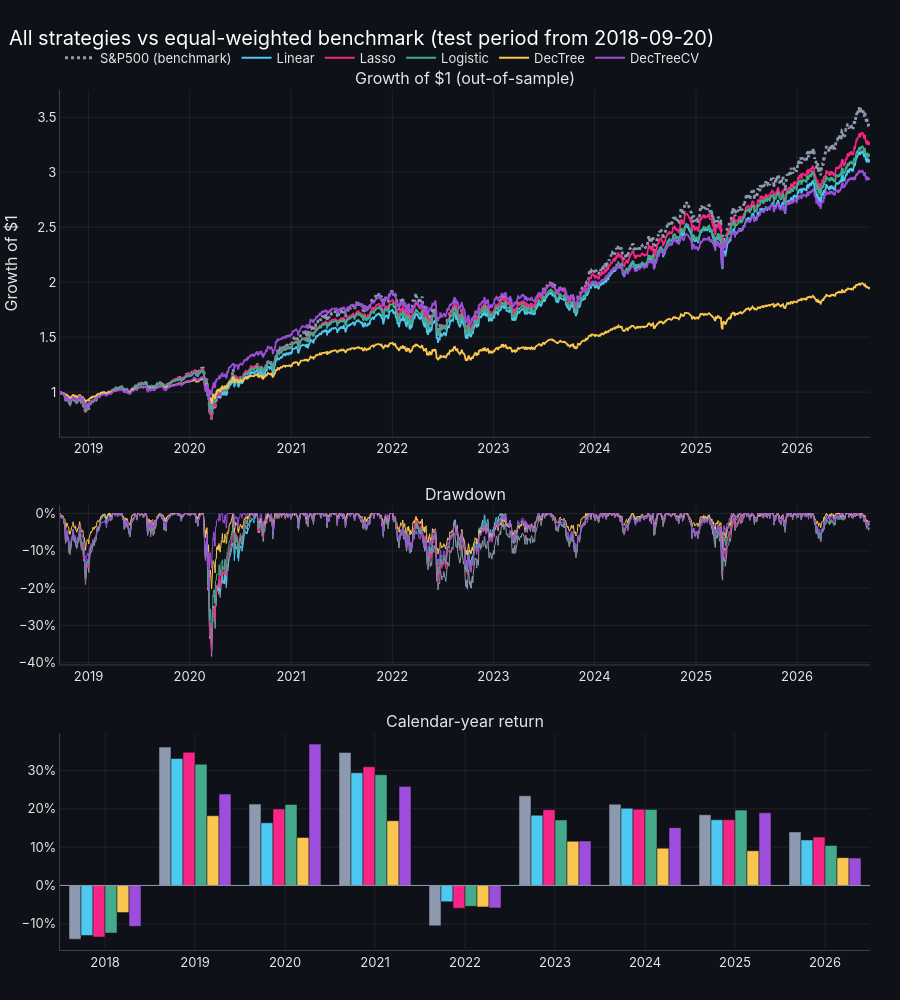

The code cell stored with this chart in its notebook:
### Code cell
# Every strategy against the benchmark: growth of $1, drawdowns and calendar-year returns
func_lib.strategy_comparison_figure(
    cum_returns, calendar_returns,
    f"All strategies vs equal-weighted benchmark (test period from {split['split_date']:%Y-%m-%d})",
).show()

### Figure 1 — Plotly figure (JSON) as saved in the notebook; plotly's stock layout.template omitted (floating-point values rounded to 4 significant figures; data arrays with more than 128 entries replaced by an {"elided": "..."} marker saying what was removed)
{"data": [{"hovertemplate": "%{y:.3f}", "legendgroup": "S&P500", "line": {"color": "#8d99ae", "dash": "dot", "width": 2.8}, "name": "S&P500 (benchmark)", "type": "scatter", "x": {"elided": "2010 str values"}, "xaxis": "x", "y": {"elided": "2010 float values"}, "yaxis": "y"}, {"hovertemplate": "%{y:.1%}", "legendgroup": "S&P500", "line": {"color": "#8d99ae", "width": 1}, "name": "S&P500 (benchmark)", "showlegend": false, "type": "scatter", "x": {"elided": "2010 str values"}, "xaxis": "x2", "y": {"elided": "2010 float values"}, "yaxis": "y2"}, {"hovertemplate": "%{y:.1f}%", "legendgroup": "S&P500", "marker": {"color": "#8d99ae"}, "name": "S&P500 (benchmark)", "showlegend": false, "type": "bar", "x": ["2018", "2019", "2020", "2021", "2022", "2023", "2024", "2025", "2026"], "xaxis": "x3", "y": [-14.01, 36.1, 21.22, 34.71, -10.53, 23.39, 21.22, 18.44, 13.96], "yaxis": "y3"}, {"hovertemplate": "%{y:.3f}", "legendgroup": "Linear_Return", "line": {"color": "#4CC9F0", "dash": "solid", "width": 1.8}, "name": "Linear", "type": "scatter", "x": {"elided": "2010 str values"}, "xaxis": "x", "y": {"elided": "2010 float values"}, "yaxis": "y"}, {"hovertemplate": "%{y:.1%}", "legendgroup": "Linear_Return", "line": {"color": "#4CC9F0", "width": 1}, "name": "Linear", "showlegend": false, "type": "scatter", "x": {"elided": "2010 str values"}, "xaxis": "x2", "y": {"elided": "2010 float values"}, "yaxis": "y2"}, {"hovertemplate": "%{y:.1f}%", "legendgroup": "Linear_Return", "marker": {"color": "#4CC9F0"}, "name": "Linear", "showlegend": false, "type": "bar", "x": ["2018", "2019", "2020", "2021", "2022", "2023", "2024", "2025", "2026"], "xaxis": "x3", "y": [-13.08, 33.12, 16.34, 29.4, -4.256, 18.31, 20.14, 17.15, 11.87], "yaxis": "y3"}, {"hovertemplate": "%{y:.3f}", "legendgroup": "Lasso_Return", "line": {"color": "#F72585", "dash": "solid", "width": 1.8}, "name": "Lasso", "type": "scatter", "x": {"elided": "2010 str values"}, "xaxis": "x", "y": {"elided": "2010 float values"}, "yaxis": "y"}, {"hovertemplate": "%{y:.1%}", "legendgroup": "Lasso_Return", "line": {"color": "#F72585", "width": 1}, "name": "Lasso", "showlegend": false, "type": "scatter", "x": {"elided": "2010 str values"}, "xaxis": "x2", "y": {"elided": "2010 float values"}, "yaxis": "y2"}, {"hovertemplate": "%{y:.1f}%", "legendgroup": "Lasso_Return", "marker": {"color": "#F72585"}, "name": "Lasso", "showlegend": false, "type": "bar", "x": ["2018", "2019", "2020", "2021", "2022", "2023", "2024", "2025", "2026"], "xaxis": "x3", "y": [-13.47, 34.74, 19.97, 30.97, -5.931, 19.75, 19.9, 17.15, 12.62], "yaxis": "y3"}, {"hovertemplate": "%{y:.3f}", "legendgroup": "Logistic_Return", "line": {"color": "#43AA8B", "dash": "solid", "width": 1.8}, "name": "Logistic", "type": "scatter", "x": {"elided": "2010 str values"}, "xaxis": "x", "y": {"elided": "2010 float values"}, "yaxis": "y"}, {"hovertemplate": "%{y:.1%}", "legendgroup": "Logistic_Return", "line": {"color": "#43AA8B", "width": 1}, "name": "Logistic", "showlegend": false, "type": "scatter", "x": {"elided": "2010 str values"}, "xaxis": "x2", "y": {"elided": "2010 float values"}, "yaxis": "y2"}, {"hovertemplate": "%{y:.1f}%", "legendgroup": "Logistic_Return", "marker": {"color": "#43AA8B"}, "name": "Logistic", "showlegend": false, "type": "bar", "x": ["2018", "2019", "2020", "2021", "2022", "2023", "2024", "2025", "2026"], "xaxis": "x3", "y": [-12.44, 31.65, 21.12, 28.89, -5.444, 17.08, 19.85, 19.66, 10.44], "yaxis": "y3"}, {"hovertemplate": "%{y:.3f}", "legendgroup": "DecTree_Return", "line": {"color": "#F9C74F", "dash": "solid", "width": 1.8}, "name": "DecTree", "type": "scatter", "x": {"elided": "2010 str values"}, "xaxis": "x", "y": {"elided": "2010 float values"}, "yaxis": "y"}, {"hovertemplate": "%{y:.1%}", "legendgroup": "DecTree_Return", "line": {"color": "#F9C74F", "width": 1}, "name": "DecTree", "showlegend": false, "type": "scatter", "x": {"elided": "2010 str values"}, "xaxis": "x2", "y": {"elided": "2010 float values"}, "yaxis": "y2"}, {"hovertemplate": "%{y:.1f}%", "legendgroup": "DecTree_Return", "marker": {"color": "#F9C74F"}, "name": "DecTree", "showlegend": false, "type": "bar", "x": ["2018", "2019", "2020", "2021", "2022", "2023", "2024", "2025", "2026"], "xaxis": "x3", "y": [-7.082, 18.18, 12.52, 16.89, -5.595, 11.53, 9.721, 9.049, 7.241], "yaxis": "y3"}, {"hovertemplate": "%{y:.3f}", "legendgroup": "DecTreeCV_Return", "line": {"color": "#9D4EDD", "dash": "solid", "width": 1.8}, "name": "DecTreeCV", "type": "scatter", "x": {"elided": "2010 str values"}, "xaxis": "x", "y": {"elided": "2010 float values"}, "yaxis": "y"}, {"hovertemplate": "%{y:.1%}", "legendgroup": "DecTreeCV_Return", "line": {"color": "#9D4EDD", "width": 1}, "name": "DecTreeCV", "showlegend": false, "type": "scatter", "x": {"elided": "2010 str values"}, "xaxis": "x2", "y": {"elided": "2010 float values"}, "yaxis": "y2"}, {"hovertemplate": "%{y:.1f}%", "legendgroup": "DecTreeCV_Return", "marker": {"color": "#9D4EDD"}, "name": "DecTreeCV", "showlegend": false, "type": "bar", "x": ["2018", "2019", "2020", "2021", "2022", "2023", "2024", "2025", "2026"], "xaxis": "x3", "y": [-10.68, 23.85, 36.88, 25.85, -5.856, 11.6, 15.08, 18.95, 7.134], "yaxis": "y3"}], "layout": {"annotations": [{"font": {"size": 16}, "showarrow": false, "text": "Growth of $1 (out-of-sample)", "x": 0.5, "xanchor": "center", "xref": "paper", "y": 1.0, "yanchor": "bottom", "yref": "paper"}, {"font": {"size": 16}, "showarrow": false, "text": "Drawdown", "x": 0.5, "xanchor": "center", "xref": "paper", "y": 0.5168, "yanchor": "bottom", "yref": "paper"}, {"font": {"size": 16}, "showarrow": false, "text": "Calendar-year return", "x": 0.5, "xanchor": "center", "xref": "paper", "y": 0.252, "yanchor": "bottom", "yref": "paper"}], "barmode": "group", "height": 1000, "hovermode": "x unified", "shapes": [{"line": {"color": "#8d99ae", "width": 1}, "type": "line", "x0": 0, "x1": 1, "xref": "x3 domain", "y0": 0, "y1": 0, "yref": "y3"}], "title": {"text": "All strategies vs equal-weighted benchmark (test period from 2018-09-20)"}, "xaxis": {"anchor": "y", "domain": [0.0, 1.0]}, "xaxis2": {"anchor": "y2", "domain": [0.0, 1.0]}, "xaxis3": {"anchor": "y3", "domain": [0.0, 1.0]}, "yaxis": {"anchor": "x", "domain": [0.5968, 1.0], "title": {"text": "Growth of $1"}}, "yaxis2": {"anchor": "x2", "domain": [0.332, 0.5168], "tickformat": ".0%"}, "yaxis3": {"anchor": "x3", "domain": [0.0, 0.252], "ticksuffix": "%"}}}
